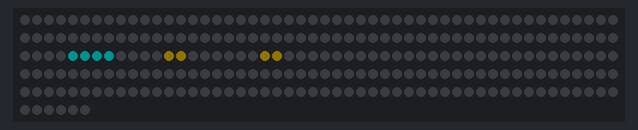
This program was run on a simulated Raspberry Pi Pico running MicroPython. Parts: 256 RGB LEDs in strip order, left to right, continuing on the next row. Dim RGB values are drawn brighter than linear; random numbers come from a fixed seed; the interpreter's speed is modelled, so counts of loop turns are approximate.

Above: at 3.3 s.
At 21.04 s:
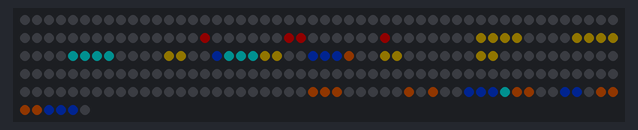
At 37.98 s:
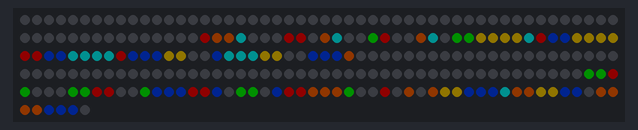

The program:

bloecke.py
```python
# Demo: Fallende Bloecke. Zufaellige Steine aus je vier Pixeln fallen herunter und stapeln sich.
# Volle Reihen blinken und verschwinden. Ist der Stapel oben angekommen,
# rutscht alles nach unten raus und es geht von vorne los.
import time, random
import matrix as m

W, H = m.W, m.H
FALL_MS = 70       # Zeit pro Fallschritt
SMART = 0.7        # Anteil der Steine, die gut gelegt werden (Rest landet zufaellig)

# Die 7 Steine (Zellen als (x, y)) mit ihren Farben
SHAPES = [
    ([(0, 0), (1, 0), (2, 0), (3, 0)], (0, 255, 255)),   # I
    ([(0, 0), (1, 0), (0, 1), (1, 1)], (255, 200, 0)),   # O
    ([(0, 0), (1, 0), (2, 0), (1, 1)], (170, 0, 255)),   # T
    ([(1, 0), (2, 0), (0, 1), (1, 1)], (0, 255, 0)),     # S
    ([(0, 0), (1, 0), (1, 1), (2, 1)], (255, 0, 0)),     # Z
    ([(0, 0), (0, 1), (1, 1), (2, 1)], (0, 60, 255)),    # J
    ([(2, 0), (0, 1), (1, 1), (2, 1)], (255, 90, 0)),    # L
]

def norm(cells):
    mx = min(c[0] for c in cells)
    my = min(c[1] for c in cells)
    return tuple(sorted((x - mx, y - my) for x, y in cells))

def rotations(cells):
    out = []
    c = norm(cells)
    for _ in range(4):
        if c not in out:
            out.append(c)
        c = norm([(y, -x) for x, y in c])
    return out

PIECES = [(rotations(cells), col) for cells, col in SHAPES]

board = [[None] * W for _ in range(H)]

def fits(cells, px, py):
    for x, y in cells:
        x += px; y += py
        if x < 0 or x >= W or y >= H:
            return False
        if y >= 0 and board[y][x] is not None:
            return False
    return True

def drop_y(cells, px):
    py = -4
    while fits(cells, px, py + 1):
        py += 1
    return py

def score(cells, px):
    # Bewertet eine Ablage: wenig Hoehe, wenig Loecher, glatte Oberflaeche, volle Reihen
    py = drop_y(cells, px)
    if py < 0 and any(y + py < 0 for _, y in cells):
        return -1e9
    filled = set((x + px, y + py) for x, y in cells)
    occ = lambda x, y: board[y][x] is not None or (x, y) in filled
    lines = sum(1 for y in range(H) if all(occ(x, y) for x in range(W)))
    heights = []
    holes = 0
    for x in range(W):
        h = 0
        seen = False
        for y in range(H):
            if occ(x, y):
                if not seen:
                    h = H - y
                    seen = True
            elif seen:
                holes += 1
        heights.append(h)
    bump = sum(abs(heights[i] - heights[i + 1]) for i in range(W - 1))
    return 0.76 * lines - 0.51 * sum(heights) - 1.4 * holes - 0.18 * bump

def choose(rots):
    if random.random() < SMART:
        best = None
        for r, cells in enumerate(rots):
            w = max(x for x, _ in cells) + 1
            for px in range(W - w + 1):
                s = score(cells, px) + random.random() * 0.3
                if best is None or s > best[0]:
                    best = (s, r, px)
        return best[1], best[2]
    r = random.randrange(len(rots))
    w = max(x for x, _ in rots[r]) + 1
    return r, random.randrange(W - w + 1)

def draw(cells=None, px=0, py=0, col=None):
    for y in range(H):
        row = board[y]
        for x in range(W):
            m.set(x, y, row[x] or (0, 0, 0))
    if cells:
        for x, y in cells:
            m.set(x + px, y + py, col)
    m.show()

def clear_lines():
    full = [y for y in range(H) if all(c is not None for c in board[y])]
    if not full:
        return
    for i in range(6):
        for y in full:
            for x in range(W):
                m.set(x, y, (255, 255, 255) if i % 2 == 0 else (0, 0, 0))
        m.show()
        time.sleep_ms(80)
    for y in full:
        del board[y]
        board.insert(0, [None] * W)
    draw()

def game_over():
    # Alles rutscht Reihe fuer Reihe unten raus
    for _ in range(H):
        board.pop()
        board.insert(0, [None] * W)
        draw()
        time.sleep_ms(60)
    time.sleep_ms(400)

while True:
    rots, col = random.choice(PIECES)
    r, tx = choose(rots)
    cells = rots[r]
    w = max(x for x, _ in cells) + 1
    px = random.randrange(W - w + 1)       # startet irgendwo und rutscht zum Ziel
    py = -max(y for _, y in cells) - 1
    if not fits(cells, tx, 0) or not fits(cells, px, py):
        game_over()
        continue
    while True:
        if px != tx:
            step = 1 if tx > px else -1
            if fits(cells, px + step, py):
                px += step
        if not fits(cells, px, py + 1):
            break
        py += 1
        draw(cells, px, py, col)
        time.sleep_ms(FALL_MS)
    if py < 0 and any(y + py < 0 for _, y in cells):
        game_over()
        continue
    for x, y in cells:
        board[y + py][x + px] = col
    clear_lines()
```

matrix.py
```python
# Gemeinsame Bibliothek fuer alle Demos: 4x WS2812B 8x8 als 16x16-Flaeche an GP22
# Anordnung: 1 links oben, 2 links unten, 3 rechts oben, 4 rechts unten
# Farben werden immer in voller Aufloesung (0-255) angegeben, show() dimmt sie herunter.
import machine, neopixel, micropython, array

PIN = 22
W = H = 16
N = W * H
MAX = 16  # max. Helligkeit pro Kanal (0-255) -> ca. 500 mA gesamt, VSYS gemessen stabil bis MAX 22
# Helligkeitsausgleich je Matrix (1, 2, 3, 4) und Farbkanal (R, G, B).
# Matrix 1 hat andere LEDs: Rot/Gruen doppelt so hell, Blau ca. 1,45x (per Auge abgeglichen)
GAIN = ((0.5, 0.5, 0.69), (1, 1, 1), (1, 1, 1), (1, 1, 1))
# Strombremse: Summe aller Kanaele (0-255) darf das nicht ueberschreiten,
# sonst wird alles gleichmaessig gedimmt. 255 je LED = so viel wie der Regenbogen.
BUDGET = N * 255

_np = neopixel.NeoPixel(machine.Pin(PIN), N)
buf = bytearray(N * 3)  # R, G, B je LED, Index = LED-Nummer in der Kette

# Faktor je LED und Kanal in Festkomma (x1024), damit show() ohne Fliesskomma auskommt
_mul = array.array('H', [round(MAX * GAIN[i // 3 // 64][i % 3] * 1024 / 255) for i in range(N * 3)])

@micropython.viper
def _sum(src: ptr8, n: int) -> int:
    t = 0
    i = 0
    while i < n:
        t += src[i]
        i += 1
    return t

@micropython.viper
def _render(src: ptr8, dst: ptr8, mul: ptr16, n: int, k: int):
    # RGB (0-255) -> gedimmt, korrigiert, gerundet, in GRB-Reihenfolge fuer die WS2812B
    j = 0
    while j < n:
        dst[j + 1] = (src[j] * mul[j] * k + 524288) >> 20
        dst[j] = (src[j + 1] * mul[j + 1] * k + 524288) >> 20
        dst[j + 2] = (src[j + 2] * mul[j + 2] * k + 524288) >> 20
        j += 3

def xy(x, y):
    m = (x // 8) * 2 + (y // 8)
    return m * 64 + (y % 8) * 8 + (x % 8)

def set(x, y, c):
    if 0 <= x < W and 0 <= y < H:
        i = xy(x, y) * 3
        buf[i] = c[0]; buf[i + 1] = c[1]; buf[i + 2] = c[2]

def get(x, y):
    i = xy(x, y) * 3
    return (buf[i], buf[i + 1], buf[i + 2])

def fill(c):
    for i in range(0, N * 3, 3):
        buf[i] = c[0]; buf[i + 1] = c[1]; buf[i + 2] = c[2]

def clear():
    fill((0, 0, 0))

def show():
    tot = _sum(buf, N * 3)
    k = 1024 if tot <= BUDGET else 1024 * BUDGET // tot
    _render(buf, _np.buf, _mul, N * 3, k)
    _np.write()

def wheel(p):
    # Farbrad 0..767, jeweils nur 2 Kanaele aktiv
    p %= 768
    if p < 256:
        return (255 - p, p, 0)
    p -= 256
    if p < 256:
        return (0, 255 - p, p)
    p -= 256
    return (p, 0, 255 - p)
```
